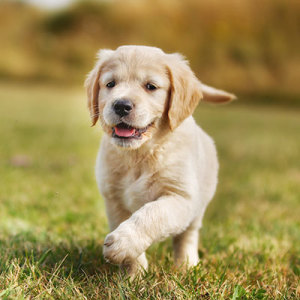
#> input picture dog.jpg, 300 x 300 px
$ jupyter execute '02_Writing Your Own Filter.ipynb'   (shell and % lines are left out)
#> lines starting #> are read from the running program, lines starting #| are printed output that depends on the picture
[cell 1]
import matplotlib.pyplot as plt
import matplotlib.image as mpimg

import cv2
import numpy as np

[cell 2]
image = mpimg.imread('dog.jpg')
#> image is the input picture: shape (300, 300, 3); mean R, G, B 160.9, 142.2, 85

plt.imshow(image)

[cell 3]
gray = cv2.cvtColor(image, cv2.COLOR_RGB2GRAY)
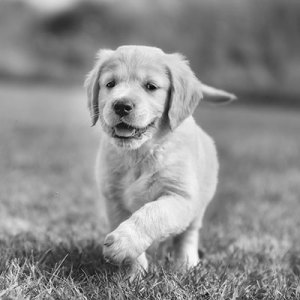
#> gray: shape (300, 300); min 3, max 253, mean 141.3

plt.imshow(gray, cmap='gray')

[cell 4]
custom_2x2 = np.array([[1,0],
                       [1,0]])

filtered_image = cv2.filter2D(gray, -1, custom_2x2)
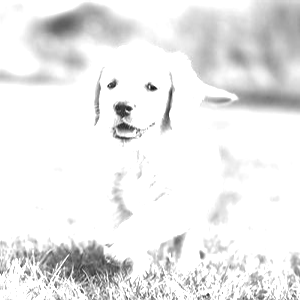
#> filtered_image: shape (300, 300); min 19, max 255, mean 234.9

plt.imshow(filtered_image, cmap='gray')

[cell 5]
sobel_y = np.array([[ -1, -2, -1],
                   [ 0, 0, 0],
                   [ 1, 2, 1]])

## TODO: Create and apply a Sobel x operator


# Filter the image using filter2D, which has inputs: (grayscale image, bit-depth, kernel)
filtered_image = cv2.filter2D(gray, -1, sobel_y)
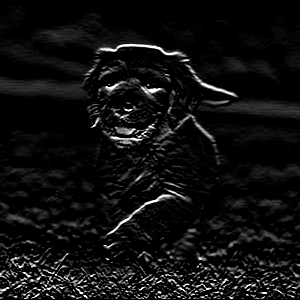
#> filtered_image: shape (300, 300); min 0, max 255, mean 15.4

plt.imshow(filtered_image, cmap='gray')

[cell 6]
filter_vals = np.array([[-1, -1, 1, 1], [-1, -1, 1, 1], [-1, -1, 1, 1], [-1, -1, 1, 1]])
print('Filter shape: ', filter_vals.shape)

[cell 7]
# define four filters
filter_1 = filter_vals
filter_2 = -filter_1
filter_3 = filter_1.T
filter_4 = -filter_3
filters = np.array([filter_1, filter_2, filter_3, filter_4])

# For an example, print out the values of filter 1
print('Filter 1: \n', filter_1)

[cell 8]
fig = plt.figure(figsize=(10, 5))
for i in range(4):
    ax = fig.add_subplot(1, 4, i+1, xticks=[], yticks=[])
    ax.imshow(filters[i], cmap='gray')
    ax.set_title('Filter %s' % str(i+1))
    width, height = filters[i].shape
    for x in range(width):
        for y in range(height):
            ax.annotate(str(filters[i][x][y]), xy=(y,x),
                        color='white' if filters[i][x][y]<0 else 'black')
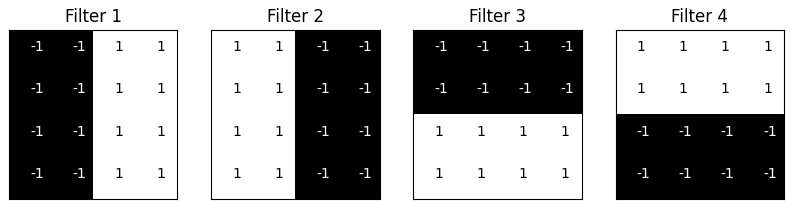
#> figure drawn by matplotlib, 4 panels

[cell 9]
filtered_image = cv2.filter2D(gray, -1, filters[0])
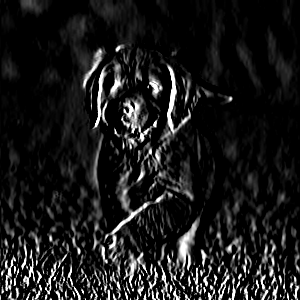
#> filtered_image: shape (300, 300); min 0, max 255, mean 26.6
plt.imshow(filtered_image, cmap='gray')

[cell 10]
filtered_image = cv2.filter2D(gray, -1, filters[1])
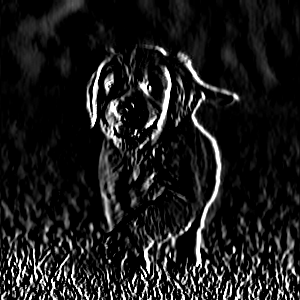
#> filtered_image: shape (300, 300); min 0, max 255, mean 27.2
plt.imshow(filtered_image, cmap='gray')

[cell 11]
filtered_image = cv2.filter2D(gray, -1, filters[2])
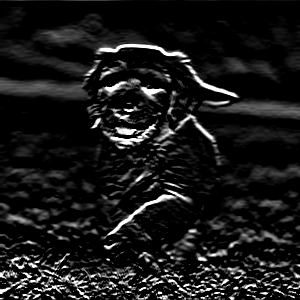
#> filtered_image: shape (300, 300); min 0, max 255, mean 24.9
plt.imshow(filtered_image, cmap='gray')

[cell 12]
filtered_image = cv2.filter2D(gray, -1, filters[3])
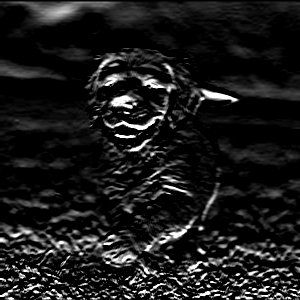
#> filtered_image: shape (300, 300); min 0, max 255, mean 27.2
plt.imshow(filtered_image, cmap='gray')
